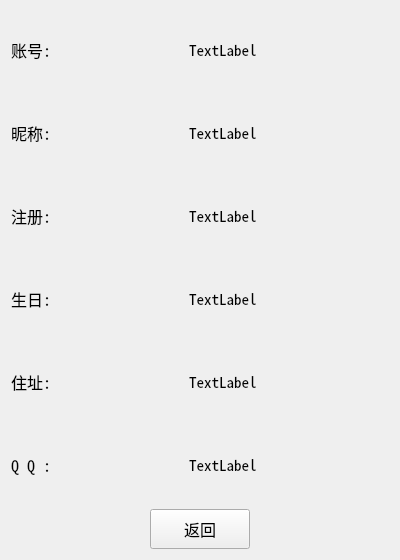
<?xml version="1.0" encoding="UTF-8"?>
<ui version="4.0">
 <class>vxfriendItem_detial</class>
 <widget class="QWidget" name="vxfriendItem_detial">
  <property name="windowModality">
   <enum>Qt::ApplicationModal</enum>
  </property>
  <property name="geometry">
   <rect>
    <x>0</x>
    <y>0</y>
    <width>400</width>
    <height>560</height>
   </rect>
  </property>
  <property name="minimumSize">
   <size>
    <width>400</width>
    <height>560</height>
   </size>
  </property>
  <property name="maximumSize">
   <size>
    <width>400</width>
    <height>560</height>
   </size>
  </property>
  <property name="windowTitle">
   <string>Form</string>
  </property>
  <layout class="QVBoxLayout" name="verticalLayout">
   <item>
    <layout class="QHBoxLayout" name="horizontalLayout_7">
     <item>
      <widget class="QLabel" name="label_7">
       <property name="font">
        <font>
         <family>Noto Sans Mono CJK SC</family>
         <pointsize>12</pointsize>
        </font>
       </property>
       <property name="text">
        <string>账号:</string>
       </property>
      </widget>
     </item>
     <item>
      <spacer name="horizontalSpacer_5">
       <property name="orientation">
        <enum>Qt::Horizontal</enum>
       </property>
       <property name="sizeHint" stdset="0">
        <size>
         <width>40</width>
         <height>20</height>
        </size>
       </property>
      </spacer>
     </item>
     <item>
      <widget class="QLabel" name="idLab">
       <property name="font">
        <font>
         <family>Noto Sans Mono CJK SC</family>
         <pointsize>11</pointsize>
        </font>
       </property>
       <property name="text">
        <string>TextLabel</string>
       </property>
      </widget>
     </item>
     <item>
      <spacer name="horizontalSpacer_6">
       <property name="orientation">
        <enum>Qt::Horizontal</enum>
       </property>
       <property name="sizeHint" stdset="0">
        <size>
         <width>40</width>
         <height>20</height>
        </size>
       </property>
      </spacer>
     </item>
    </layout>
   </item>
   <item>
    <layout class="QHBoxLayout" name="horizontalLayout_8">
     <item>
      <widget class="QLabel" name="label_8">
       <property name="font">
        <font>
         <family>Noto Sans Mono CJK SC</family>
         <pointsize>12</pointsize>
        </font>
       </property>
       <property name="text">
        <string>昵称:</string>
       </property>
      </widget>
     </item>
     <item>
      <spacer name="horizontalSpacer_7">
       <property name="orientation">
        <enum>Qt::Horizontal</enum>
       </property>
       <property name="sizeHint" stdset="0">
        <size>
         <width>40</width>
         <height>20</height>
        </size>
       </property>
      </spacer>
     </item>
     <item>
      <widget class="QLabel" name="nameLab">
       <property name="font">
        <font>
         <family>Noto Sans Mono CJK SC</family>
         <pointsize>11</pointsize>
        </font>
       </property>
       <property name="text">
        <string>TextLabel</string>
       </property>
      </widget>
     </item>
     <item>
      <spacer name="horizontalSpacer_8">
       <property name="orientation">
        <enum>Qt::Horizontal</enum>
       </property>
       <property name="sizeHint" stdset="0">
        <size>
         <width>40</width>
         <height>20</height>
        </size>
       </property>
      </spacer>
     </item>
    </layout>
   </item>
   <item>
    <layout class="QHBoxLayout" name="horizontalLayout_9">
     <item>
      <widget class="QLabel" name="label_9">
       <property name="font">
        <font>
         <family>Noto Sans Mono CJK SC</family>
         <pointsize>12</pointsize>
        </font>
       </property>
       <property name="text">
        <string>注册:</string>
       </property>
      </widget>
     </item>
     <item>
      <spacer name="horizontalSpacer_17">
       <property name="orientation">
        <enum>Qt::Horizontal</enum>
       </property>
       <property name="sizeHint" stdset="0">
        <size>
         <width>40</width>
         <height>20</height>
        </size>
       </property>
      </spacer>
     </item>
     <item>
      <widget class="QLabel" name="regLab">
       <property name="font">
        <font>
         <family>Noto Sans Mono CJK SC</family>
         <pointsize>11</pointsize>
        </font>
       </property>
       <property name="text">
        <string>TextLabel</string>
       </property>
      </widget>
     </item>
     <item>
      <spacer name="horizontalSpacer_18">
       <property name="orientation">
        <enum>Qt::Horizontal</enum>
       </property>
       <property name="sizeHint" stdset="0">
        <size>
         <width>40</width>
         <height>20</height>
        </size>
       </property>
      </spacer>
     </item>
    </layout>
   </item>
   <item>
    <layout class="QHBoxLayout" name="horizontalLayout_6">
     <item>
      <widget class="QLabel" name="label_6">
       <property name="font">
        <font>
         <family>Noto Sans Mono CJK SC</family>
         <pointsize>12</pointsize>
        </font>
       </property>
       <property name="text">
        <string>生日:</string>
       </property>
      </widget>
     </item>
     <item>
      <spacer name="horizontalSpacer_15">
       <property name="orientation">
        <enum>Qt::Horizontal</enum>
       </property>
       <property name="sizeHint" stdset="0">
        <size>
         <width>40</width>
         <height>20</height>
        </size>
       </property>
      </spacer>
     </item>
     <item>
      <widget class="QLabel" name="birthLab">
       <property name="font">
        <font>
         <family>Noto Sans Mono CJK SC</family>
         <pointsize>11</pointsize>
        </font>
       </property>
       <property name="text">
        <string>TextLabel</string>
       </property>
      </widget>
     </item>
     <item>
      <spacer name="horizontalSpacer_16">
       <property name="orientation">
        <enum>Qt::Horizontal</enum>
       </property>
       <property name="sizeHint" stdset="0">
        <size>
         <width>40</width>
         <height>20</height>
        </size>
       </property>
      </spacer>
     </item>
    </layout>
   </item>
   <item>
    <layout class="QHBoxLayout" name="horizontalLayout_10">
     <item>
      <widget class="QLabel" name="label_10">
       <property name="font">
        <font>
         <family>Noto Sans Mono CJK SC</family>
         <pointsize>12</pointsize>
        </font>
       </property>
       <property name="text">
        <string>住址:</string>
       </property>
      </widget>
     </item>
     <item>
      <spacer name="horizontalSpacer_19">
       <property name="orientation">
        <enum>Qt::Horizontal</enum>
       </property>
       <property name="sizeHint" stdset="0">
        <size>
         <width>40</width>
         <height>20</height>
        </size>
       </property>
      </spacer>
     </item>
     <item>
      <widget class="QLabel" name="locaLab">
       <property name="font">
        <font>
         <family>Noto Sans Mono CJK SC</family>
         <pointsize>11</pointsize>
        </font>
       </property>
       <property name="text">
        <string>TextLabel</string>
       </property>
      </widget>
     </item>
     <item>
      <spacer name="horizontalSpacer_20">
       <property name="orientation">
        <enum>Qt::Horizontal</enum>
       </property>
       <property name="sizeHint" stdset="0">
        <size>
         <width>40</width>
         <height>20</height>
        </size>
       </property>
      </spacer>
     </item>
    </layout>
   </item>
   <item>
    <layout class="QHBoxLayout" name="horizontalLayout_12">
     <item>
      <widget class="QLabel" name="label_11">
       <property name="font">
        <font>
         <family>Noto Sans Mono CJK SC</family>
         <pointsize>12</pointsize>
        </font>
       </property>
       <property name="text">
        <string>Q Q :</string>
       </property>
      </widget>
     </item>
     <item>
      <spacer name="horizontalSpacer_23">
       <property name="orientation">
        <enum>Qt::Horizontal</enum>
       </property>
       <property name="sizeHint" stdset="0">
        <size>
         <width>40</width>
         <height>20</height>
        </size>
       </property>
      </spacer>
     </item>
     <item>
      <widget class="QLabel" name="qqLab">
       <property name="font">
        <font>
         <family>Noto Sans Mono CJK SC</family>
         <pointsize>11</pointsize>
        </font>
       </property>
       <property name="text">
        <string>TextLabel</string>
       </property>
      </widget>
     </item>
     <item>
      <spacer name="horizontalSpacer_24">
       <property name="orientation">
        <enum>Qt::Horizontal</enum>
       </property>
       <property name="sizeHint" stdset="0">
        <size>
         <width>40</width>
         <height>20</height>
        </size>
       </property>
      </spacer>
     </item>
    </layout>
   </item>
   <item>
    <layout class="QHBoxLayout" name="horizontalLayout_11">
     <item>
      <spacer name="horizontalSpacer_21">
       <property name="orientation">
        <enum>Qt::Horizontal</enum>
       </property>
       <property name="sizeHint" stdset="0">
        <size>
         <width>40</width>
         <height>20</height>
        </size>
       </property>
      </spacer>
     </item>
     <item>
      <widget class="QPushButton" name="pushButton">
       <property name="minimumSize">
        <size>
         <width>100</width>
         <height>40</height>
        </size>
       </property>
       <property name="font">
        <font>
         <family>Noto Sans Mono CJK SC</family>
         <pointsize>12</pointsize>
        </font>
       </property>
       <property name="text">
        <string>返回</string>
       </property>
      </widget>
     </item>
     <item>
      <spacer name="horizontalSpacer_22">
       <property name="orientation">
        <enum>Qt::Horizontal</enum>
       </property>
       <property name="sizeHint" stdset="0">
        <size>
         <width>40</width>
         <height>20</height>
        </size>
       </property>
      </spacer>
     </item>
    </layout>
   </item>
  </layout>
 </widget>
 <resources/>
 <connections/>
</ui>
